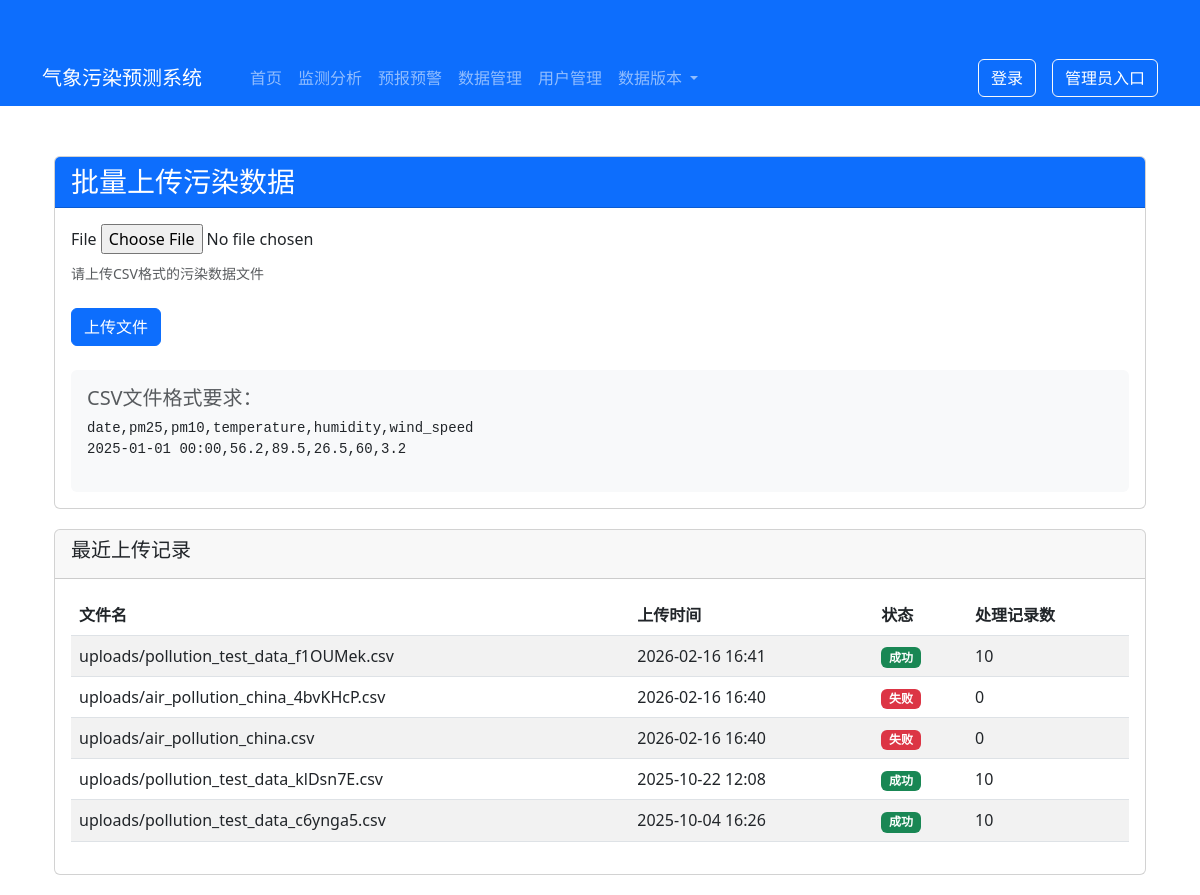
Before: /upload/ with the older database file.
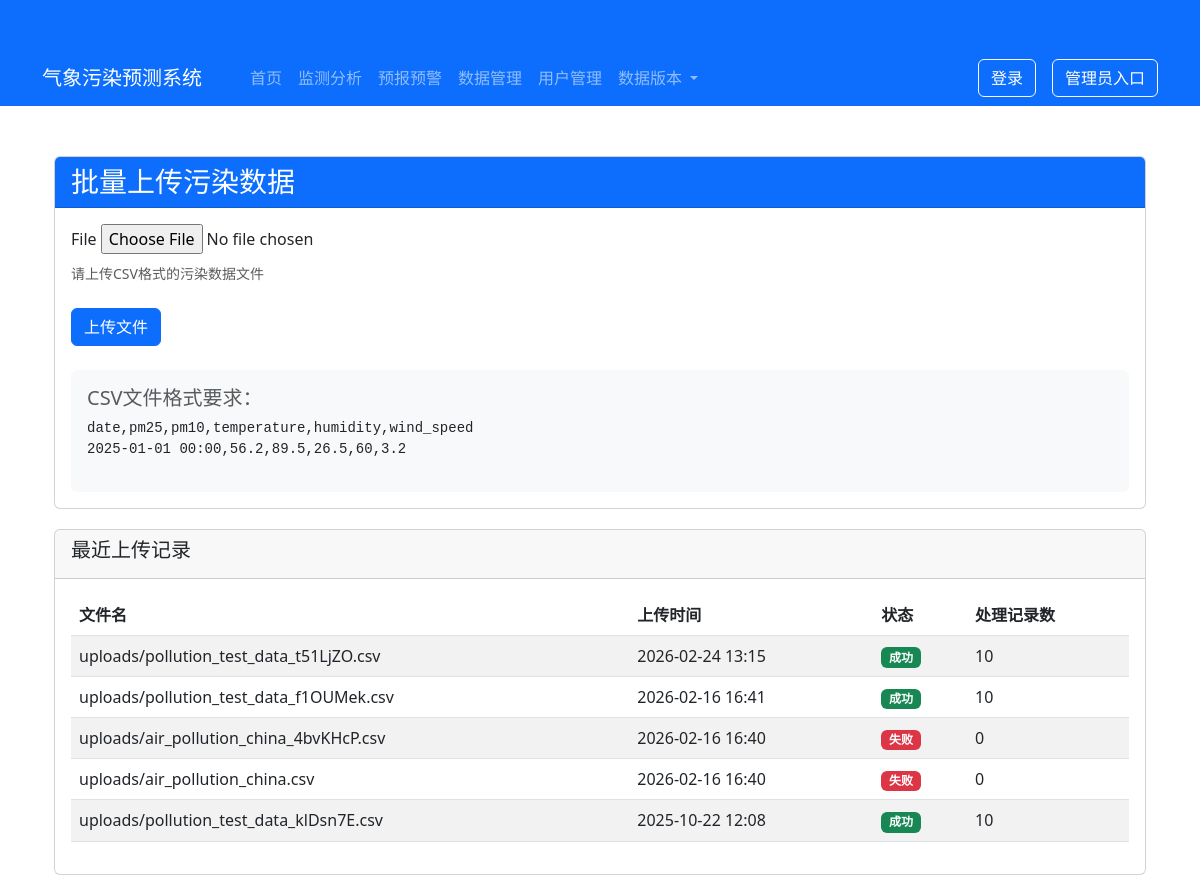
After: the same page with the newer database file.
### pollution_app/models.py (models this page shows, shortened)
class DataUpload(models.Model):
    file = models.FileField(upload_to='uploads/')
    upload_date = models.DateTimeField(auto_now_add=True)
    status = models.CharField(max_length=20, default='处理中')
    records_processed = models.IntegerField(default=0)
    error_message = models.TextField(blank=True, null=True)
    pollution_data = models.ForeignKey(
        PollutionData,
        on_delete=models.SET_NULL,
        blank=True,
        null=True,
        verbose_name="关联的污染数据"
    )
    class Meta:
        verbose_name = "数据上传记录"
        verbose_name_plural = "数据上传记录"

### pollution_app/views.py (the view)
# urls.py: path('upload/', views.upload_data, name='upload_data'),  # 数据上传
def upload_data(request):
    if request.method == 'POST':
        form = DataUploadForm(request.POST, request.FILES)
        if form.is_valid():
            upload = form.save(commit=False)
            upload.status = '处理中'
            upload.save()
            try:
                with open(upload.file.path, 'rb') as f:
                    result = chardet.detect(f.read(10000))
                    file_encoding = result['encoding'] or 'utf-8'
                with open(upload.file.path, 'r', encoding=file_encoding) as file:
                    reader = csv.DictReader(file)
                    records = []
                    count = 0
                    for row in reader:
                        try:
                            date_val = pd.to_datetime(row['date'])
                            pm25 = float(row['pm25'])
                            pm10 = float(row['pm10'])
                            no2 = float(row.get('no2', 0))
                            so2 = float(row.get('so2', 0))
                            o3 = float(row.get('o3', 0))
                            co = float(row.get('co', 0))
                            temperature = float(row['temperature'])
                            humidity = float(row['humidity'])
                            wind_speed = float(row.get('wind_speed', 0))
                            wind_direction = float(row.get('wind_direction', 0))
                            pressure = float(row.get('pressure', 0))
                            precipitation = float(row.get('precipitation', 0))
                        except (KeyError, ValueError) as e:
                            upload.status = '失败'
                            upload.error_message = f"第 {count + 1} 行数据格式错误: {str(e)}"
                            upload.save()
                            messages.error(request, f"上传失败: {upload.error_message}")
                            return redirect('upload_data')
                        records.append(PollutionData(
                            date=date_val,
                            pm25=pm25,
                            pm10=pm10,
                            no2=no2,
                            so2=so2,
                            o3=o3,
                            co=co,
                            temperature=temperature,
                            humidity=humidity,
                            wind_speed=wind_speed
                        ))
                        count += 1
                        if count % 1000 == 0:
                            with transaction.atomic():
                                PollutionData.objects.bulk_create(records)
                            records = []
                    if records:
                        with transaction.atomic():
                            PollutionData.objects.bulk_create(records)
                    upload.status = '成功'
                    upload.records_processed = count
                    upload.save()
                    messages.success(request, f"成功导入 {count} 条记录")
                    return redirect('upload_data')
            except Exception as e:
                upload.status = '失败'
                upload.error_message = str(e)
                upload.save()
                messages.error(request, f"上传失败: {str(e)}")
                return redirect('upload_data')
    else:
        form = DataUploadForm()
    recent_uploads = DataUpload.objects.order_by('-upload_date')[:5]
    return render(request, 'pollution_app/upload_data.html', {
        'form': form,
        'recent_uploads': recent_uploads
    })

### pollution_app/forms.py
class DataUploadForm(forms.ModelForm):
    class Meta:
        model = DataUpload
        fields = ['file']
        widgets = {
            'file': forms.FileInput(attrs={'accept': '.csv'})
        }

### pollution_app/templates/pollution_app/upload_data.html (shortened to what this page needs)
{% extends 'pollution_app/base.html' %}
{% block content %}
<div class="container">
    <div class="card">
        <div class="card-header bg-primary text-white">
            <h3 class="mb-0">批量上传污染数据</h3>
        </div>
        <div class="card-body">
            <form method="post" enctype="multipart/form-data">
                <div class="mb-4">
                    <label for="{{ form.file.id_for_label }}" class="form-label">
                        {{ form.file.label }}
                    </label>
                    {{ form.file }}
                    <div class="form-text">请上传CSV格式的污染数据文件</div>
                </div>
                <button type="submit" class="btn btn-primary">
                    上传文件
                </button>
            </form>
            <div class="mt-4 bg-light p-3 rounded">
                <h5 class="text-muted">CSV文件格式要求：</h5>
                <pre class="mb-0">date,pm25,pm10,temperature,humidity,wind_speed</pre>
                <pre>2025-01-01 00:00,56.2,89.5,26.5,60,3.2</pre>
            </div>
        </div>
    </div>
    {% if recent_uploads %}
    <div class="card">
        <div class="card-header">
            <h5>最近上传记录</h5>
        </div>
        <div class="card-body">
            <div class="table-responsive">
                <table class="table table-striped">
                    <thead>
                        <tr>
                            <th>文件名</th>
                            <th>上传时间</th>
                            <th>状态</th>
                            <th>处理记录数</th>
                        </tr>
                    </thead>
                    <tbody>
                        {% for upload in recent_uploads %}
                        <tr>
                            <td>{{ upload.file.name }}</td>
                            <td>{{ upload.upload_date|date:"Y-m-d H:i" }}</td>
                            <td>
                                {% if upload.status == '成功' %}
                                <span class="badge bg-success">{{ upload.status }}</span>
                                {% elif upload.status == '失败' %}
                                <span class="badge bg-danger">{{ upload.status }}</span>
                                {% else %}
                                <span class="badge bg-warning">{{ upload.status }}</span>
                                {% endif %}
                            </td>
                            <td>{{ upload.records_processed }}</td>
                        </tr>
                        {% endfor %}
                    </tbody>
                </table>
            </div>
        </div>
    </div>
    {% endif %}
</div>
{% endblock %}

Changed rows visible on the page:
no longer on this page (row unchanged): DataUpload: file.name "uploads/pollution_test_data_c6ynga5.csv", upload_date "2025-10-04 16:26", status "成功", records_processed "10"
added DataUpload: file.name "uploads/pollution_test_data_t51LjZO.csv", upload_date "2026-02-24 13:15", status "成功", records_processed "10"
